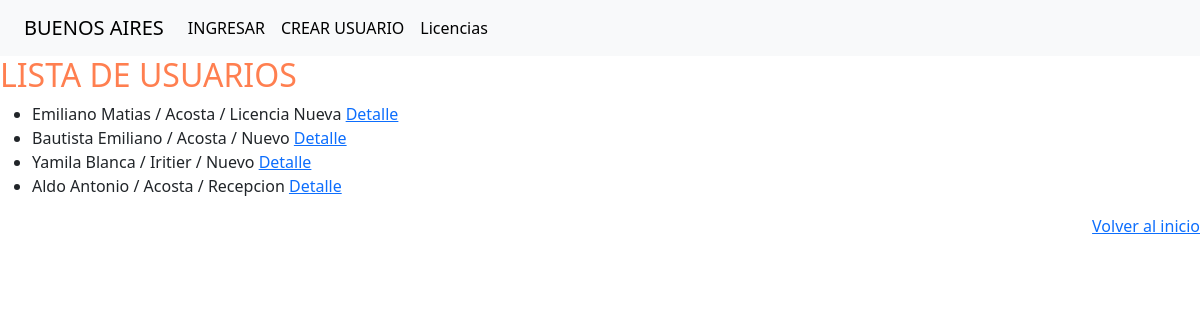
The page /licencia/lista on the database its author committed.
### Licencia/models.py (models this page shows, shortened)
class Licencias(models.Model):                                                                           # Heredamos propiedades del model
    nombre = models.CharField(max_length=100)
    apellido =  models.CharField(max_length=100)
    documento =  models.CharField(max_length=100)
    motivo =  models.CharField(max_length=100, choices=MOTIVO, default= MOTIVO_NUEVO)
    foto = models.ImageField(null=True, blank=True , upload_to='mi_licencia')
    id_usuario = models.ForeignKey(to=User, on_delete=models.CASCADE, related_name='id_usuario')

### Licencia/views.py (the view)
# urls.py: path('licencia/lista', LicenciasList.as_view(), name='licencia-lista'),
class LicenciasList(ListView):
    model = Licencias
    context_object_name = 'usuario'

### Licencia/templates/Licencia/Licencias_list.html (shortened to what this page needs)
{% extends 'Licencia/indice.html' %}
{% load static %}
{% block central %}
    <h2 style="color: coral;">LISTA DE USUARIOS</h2>
    <ul>
    {% for n in usuario  %}
    <li> {{n.nombre}} / {{n.apellido}} / {{n.motivo}}
            <a href="{% url 'licencia-detalle' n.id %}">Detalle</a>
    </li>
       {% endfor %}
    </ul>
{% endblock %}

### Licencia/templates/Licencia/indice.html (shortened to what this page needs)
<!DOCTYPE html>
<html lang="en">
    {% load static %}
<head>
    <link href="https://cdn.jsdelivr.net/npm/bootstrap@5.3.0-alpha3/dist/css/bootstrap.min.css" rel="stylesheet">
    <link href="https://cdn.jsdelivr.net/npm/bootstrap@5.0.0-beta1/dist/css/bootstrap.min.css" rel="stylesheet">
    <nav class="navbar navbar-expand-lg bg-body-tertiary" >
        <div class="container-fluid">
            <a class="navbar-brand" href="{% url 'indice' %}">BUENOS AIRES </a>
          <div class="collapse navbar-collapse" id="navbarSupportedContent">
                <ul class="navbar-nav me-auto mb-2 mb-lg-0">
                    {% if user.is_authenticated %}
                        <li class="nav-item">
                            <a class="nav-link active" aria-current="page" href="{% url 'licencia-lista' %}">Licencias</a>
                        </li>
                        <li class="nav-item">
                            <a class="nav-link active" aria-current="page" href="{% url 'licencia-mine' %}">Mis Licencias</a>
                        </li>
                        <li class="nav-item">
                            <a class="nav-link active" href='{% url 'licencia-crear' %}'>Nueva Licencia</a>
                        </li>
                        <li class="nav-item">
                            <a class="nav-link active" href='{% url 'logout' %}'>SALIR</a>
                        </li>
                        <li class="nav-item">
                            <a class="nav-link active" href='{% url 'indice' %}'>Hola {{user.username}}</a>
                        </li>
                    {% else %}
                        <li class="nav-item">
                            <a class="nav-link active" href='{% url 'login' %}'>INGRESAR</a>
                        </li>
                        <li class="nav-item">
                            <a class="nav-link active" href='{% url 'signup' %}'>CREAR USUARIO</a>
                        </li>
                        <li class="nav-item">
                            <a class="nav-link active" aria-current="page" href="{% url 'licencia-lista' %}">Licencias</a>
                        </li>
                    {% endif %}
                </ul>
            </div>
        </div>
    </nav>
</head>
</html>
<body>
    {% block central %}{% endblock %}
    <footer>
        <div style="text-align: right;" >
            <a href="{% url 'indice' %}">Volver al inicio</a>
        </div>
    </footer>
</body>
</html>

### rows shown on the page
Licencias: nombre "Emiliano Matias", apellido "Acosta", motivo "Licencia Nueva"
Licencias: nombre "Bautista Emiliano", apellido "Acosta", motivo "Nuevo"
Licencias: nombre "Yamila Blanca", apellido "Iritier", motivo "Nuevo"
Licencias: nombre "Aldo Antonio", apellido "Acosta", motivo "Recepcion"
